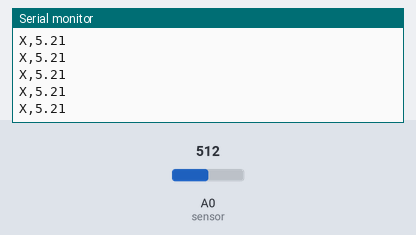
Bench run of a sketch on a simulated Arduino Uno, built with avr-gcc and run on an emulated ATmega328P. On the bench: the last lines printed to the serial monitor. Inputs (shaded band) come from the test bench; at power-on: A0 (sensor) = 512.

Above: at 1.2 s.
1.3 s: A0 (sensor) set to 550
At 2.3 s:
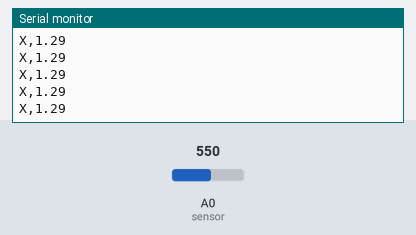
2.8 s: A0 (sensor) set to 575
At 3.7 s:
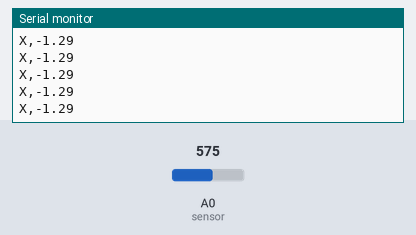
Timing chart, 0 to 5.8 s (numbered marks = the images above; inputs shaded):
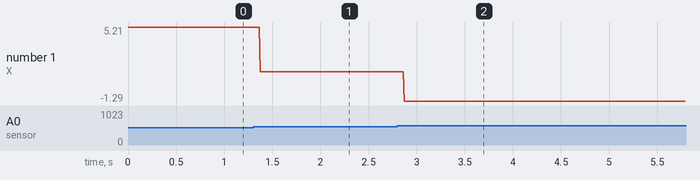

Measured:
- after the input at 1.3 s, the serial monitor: prints a new line after 0.07 s (image 1)
- after the input at 2.8 s, the serial monitor: prints a new line after 0.07 s (image 2)
- plotted number 1: 5.21 → 1.29 after the input at 1.3 s, 1.29 → -1.29 after the input at 2.8 s

The sketch:

Distance_Calibration.ino
```cpp
/* Depth sensor lab. BRIAN COLLINS.
 * Wiring a Depth sensor with our Arduino.

 * Taking in Voltage points at certain distances.

 * Implementing those plot points into our excel spreadsheet
 through software linearization occurs.

* We do this to Calibrate the sensor & obtain a trendline.

* Statistcal Tools called regression analysis we find the tightest trendline.

* Through implementating a equation into our Arduino code we can see the distance
on the serial plotter.
 */

void setup() {

Serial.begin(9600); // Serial communications at 9600 bits of data per second on serial plotter
}

void loop() {

int sensorValue = analogRead(A0);              // We are reading in our signal from the distance sensor into analog pin 0.
float voltage = sensorValue * (5.0 / 1023.0);  // To change the values from 0-1023 to a range
                                               // that corresponds to the voltage the pin is reading.

float distance =-21.123*voltage + 58.073;      // Equation & formula to convert voltage to distance.


Serial.print("X,");      // Serial Print "X"
Serial.print(distance);  // Serial Print Distance
Serial.print("  ");      // Serial Print " "
Serial.println(" ");     // Serial Print " "
}
```
